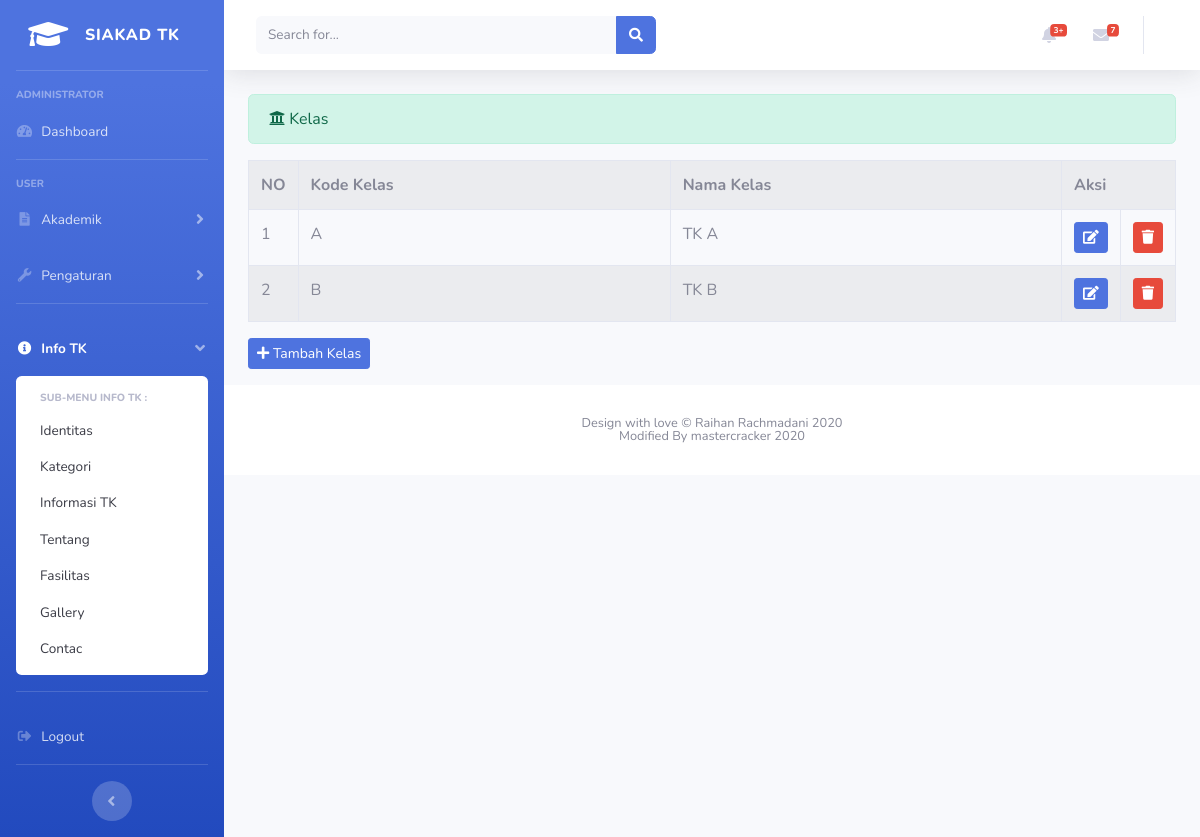
The page /index.php/kelas on the database its author committed.
### tables this page shows
CREATE TABLE `kelas` (
  `id_kelas` int(11) NOT NULL,
  `kode_kelas` varchar(3) NOT NULL,
  `nama_kelas` varchar(25) NOT NULL
);

### application/controllers/kelas.php (called while the page is built, shortened)
<?php
class kelas extends CI_Controller
{
    public function index()
    {
        $data['title'] = 'Siakad TK';
        $data['kelas'] = $this->kelas_model->tampil_data()->result_array();
        $this->load->view('template/header', $data);
        $this->load->view('template/sidebar', $data);
        $this->load->view('template/topbar', $data);
        $this->load->view('user/kelas', $data);
        $this->load->view('template/footer');
    }
}

### index.php (called while the page is built, shortened)
<?php
require_once BASEPATH.'core/CodeIgniter.php';

### application/models/kelas_model.php (called while the page is built, shortened)
<?php
class kelas_model extends CI_Model
{
    public function tampil_data()
    {
        return $this->db->get('kelas');
    }
}

### application/views/user/kelas.php (the view, shortened to what this page needs)
<div class="container-fluid">
    <div class="alert alert-success" role="alert">
        <i class="fas fa-university"></i> Kelas
    </div>
    <table class="table table-bordered table-striped table-hover">
        <tr>
            <th>NO</th>
            <th>Kode Kelas</th>
            <th>Nama Kelas</th>
            <th colspan="2">Aksi</th>
        </tr>
        <?php
        $no = 1;
        foreach ($kelas as $kls) : ?>
            <tr>
                <td width="20px"><?= $no++ ?></td>
                <td><?= $kls['kode_kelas']; ?></td>
                <td><?= $kls['nama_kelas']; ?></td>
                <td width="20px"><?= anchor('kelas/update/' . $kls['id_kelas'], '<div class="btn btn-sm btn-primary"><i class="fa fa-edit"></i></div>'); ?>
                <td width="20px"><?= anchor('kelas/delete/' . $kls['id_kelas'], '<div class="btn btn-sm btn-danger"><i class="fa fa-trash"></i></div>'); ?>
            </tr>
        <?php endforeach ?>
    </table>
    <?= anchor('kelas/input', '<button class="btn btn-sm btn-primary mb-3"><i class="fas fa-plus" fa-sm></i> Tambah Kelas</button>') ?>
</div>

### rows shown on the page
kelas: kode_kelas "A", nama_kelas "TK A"
kelas: kode_kelas "B", nama_kelas "TK B"
